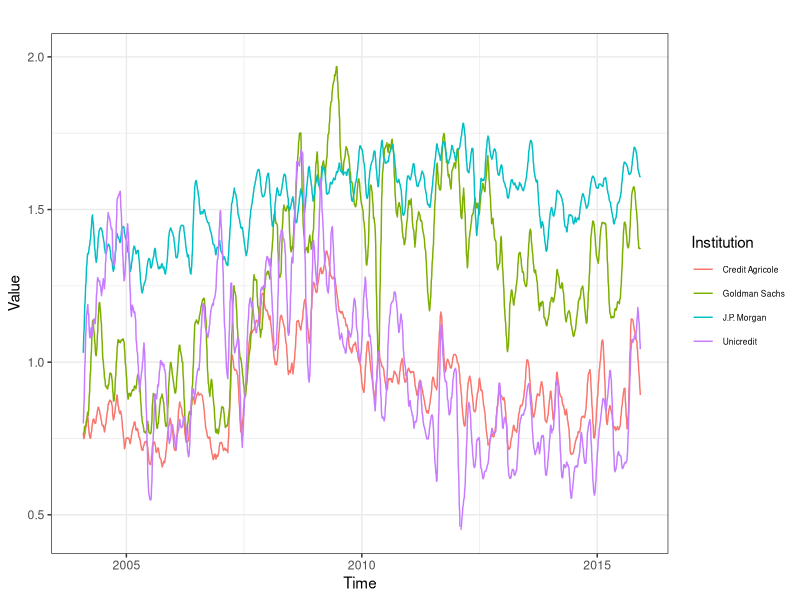

Reproduce this figure in R.
#############################  ..."
##########################  ..."
install.packages("xtable", repos='https://ftp.belnet.be/mirror/CRAN/')
library("xtable")
install.packages("compiler", repos='https://ftp.belnet.be/mirror/CRAN/')
library("compiler")
install.packages("VGAM", repos='https://ftp.belnet.be/mirror/CRAN/')
library("VGAM")
install.packages("nleqslv", repos='https://ftp.belnet.be/mirror/CRAN/')
library("nleqslv")
install.packages("readxl", repos='https://ftp.belnet.be/mirror/CRAN/')
library("readxl")
install.packages("ggrepel", repos='https://ftp.belnet.be/mirror/CRAN/')
library("ggrepel")
install.packages("zoo", repos='https://ftp.belnet.be/mirror/CRAN/')
library("zoo")
install.packages("ggplot2", repos='https://ftp.belnet.be/mirror/CRAN/')
library(ggplot2)

#######################################################

##########
u.Norm<-function(rho,alpha,alpha.prim,u0){

Norm2<-function(x,y,rho){
(1/(2*pi*sqrt(1-rho^2)))*exp(-(x^2+y^2-2*rho*x*y)/(2*(1-rho^2)))
}

xi<-qnorm(alpha.prim)

f.y<-function(y,rho,xi){
z=y
for(i in 1:length(y)){
z[i]<-integrate(Norm2,-Inf, xi, y=y[i], rho=rho)$value
}
z
}


obj.u<-function(u,alpha,alpha.prim,rho,xi){
abs(integrate(f.y,-Inf, u,  rho=rho,xi=xi)$value-alpha*alpha.prim)
}


u<-nlminb(u0,obj.u,alpha=alpha,alpha.prim=alpha.prim,rho=rho,xi=xi)$par

list(xi=xi,u=u)
}

#####################

u.Stud<-function(rho,nu, alpha,alpha.prim,xi0,u0){

St2<-function(x,y,rho,nu){
(1/(2*pi*sqrt(1-rho^2)))*(1+(x^2+y^2-2*rho*x*y)/(nu*(1-rho^2)))^(-(nu+2)/2)
}

densy<-function(y,rho,nu){
z=y
for(i in 1:length(y)){
z[i]<-integrate(St2,-Inf, Inf, y=y[i], rho=rho, nu=nu)$value
}
z
}


obj.xi<-function(y,alpha.prim,rho,nu){
abs(integrate(densy,-Inf, y,  rho=rho, nu=nu)$value-alpha.prim)
}

if(nu!=Inf){
xi<-nlminb(xi0,obj.xi,alpha.prim=alpha.prim,rho=rho,nu=nu)$par
}else{
xi<-qnorm(alpha.prim)
}

f.y<-function(y,rho,nu,xi){
z=y
for(i in 1:length(y)){
z[i]<-integrate(St2,-Inf, xi, y=y[i], nu=nu, rho=rho)$value
}
z
}





obj.u<-function(u,alpha,alpha.prim,rho,nu,xi){
abs(integrate(f.y,-Inf, u,  rho=rho, nu=nu, xi=xi)$value-alpha*alpha.prim)
}

if(nu!=Inf){
u<-nlminb(u0,obj.u,alpha=alpha,alpha.prim=alpha.prim,rho=rho,nu=nu, xi=xi)$par
cte<-sqrt((nu-2)/nu)
}else{
u<-u.Norm(rho,alpha,alpha.prim,u0)$u
cte<-1
}

list(xi=cte*xi,u=cte*u)
}

##### 




# racine carree d'une matrice symmetrique semi-definie positive
Sqrt <- function(Sigma) {
  n<- nrow(Sigma)
  sp<-eigen(Sigma)
  sp$vector%*%sqrt(diag(abs(sp$values)))%*%t(sp$vector)
}


# Inverse (g�n�ralis�e) d'une matrice symmetrique semi-definie positive
Inv <- function(Sigma,tol=sqrt(.Machine$double.eps)) {
  n<- nrow(Sigma)
  sp<-eigen(Sigma)
  sp$vector%*%diag(1/pmax(abs(sp$values),tol))%*%t(sp$vector)
}

##########################################################################
# estime un GARCH bivarié par QMLE et backtest 2 CoVaR
#########################################################################
#pour estimer le modèle de la premiere composante
objf.garch.biv1 <- function(vartheta, eps2, n, sig2init, r0=10){     
         omega <- vartheta[1]
         mat.alpha <- vartheta[2:3]
         beta <- vartheta[4]
sig2<-rep(0,n)
sig2[1]<-sig2init
for(t in 2:n){
sig2[t]<-omega+mat.alpha[1]*(eps2[t-1,1])+mat.alpha[2]*(eps2[t-1,2])+beta*sig2[t-1]
}
qml <- mean(eps2[(r0+1):n,1]/sig2[(r0+1):n]+log(sig2[(r0+1):n]))
qml }

objf.garch.biv1<-cmpfun(objf.garch.biv1)

#pour estimer le modèle de la seconde composante
objf.garch.biv2 <- function(vartheta, eps2, n, sig2init, r0=10){     
         omega <- vartheta[1]
         mat.alpha <- vartheta[2:3]
         beta <- vartheta[4]
sig2init<-mean(eps2[1:r0,2])
sig2<-rep(0,n)
sig2[1]<-sig2init
for(t in 2:n){
sig2[t]<-omega+mat.alpha[1]*(eps2[t-1,1])+mat.alpha[2]*(eps2[t-1,2])+beta*sig2[t-1]
}
qml <- mean(eps2[(r0+1):n,2]/sig2[(r0+1):n]+log(sig2[(r0+1):n]))
qml }

objf.garch.biv2<-cmpfun(objf.garch.biv2)
#################################
# eps<-rend
# est<-estimGARCHbiv(omega.init,mat.alpha.init,beta.init,rend, niv.alpha, niv.alpha.prim, niv.alpha.second)


estimGARCHbiv<- function(omega.init,mat.alpha.init,beta.init,eps, niv.alpha, niv.alpha.prim, niv.alpha.second, 
             petit=sqrt(.Machine$double.eps), r0=10, alpha0=0.10)
     {
n <- length(eps[,1])#plot.ts(eps)
omega<-c(0,0)
beta<-omega
mat.alpha<-matrix(nrow=2,ncol=2)
valinit<-c(omega.init[1],mat.alpha.init[1,1:2],beta.init[1])
eps2<-eps^2
sig2init1<-mean(eps2[1:r0,1])

res <- nlminb(valinit,objf.garch.biv1,lower=c(petit^2,0,0,0),
   upper=c(Inf,Inf,Inf,1),eps2=eps2,n=n,sig2init=sig2init1)
         omega[1] <- res$par[1]
         mat.alpha[1,1:2]<- res$par[2:3]
         beta[1] <- res$par[4]

valinit<-c(omega.init[2],mat.alpha.init[2,1:2],beta.init[2])
sig2init2<-mean(eps2[1:r0,2])

res <- nlminb(valinit,objf.garch.biv2,lower=c(petit^2,0,0,0),
   upper=c(Inf,Inf,Inf,1),eps2=eps2,n=n,sig2init=sig2init2)
         omega[2] <- res$par[1]
         mat.alpha[2,1:2]<- res$par[2:3]
         beta[2] <- res$par[4]

#omega<-omega.init; mat.alpha<-mat.alpha.init; beta<-beta.init

ht<-matrix(0,nrow=n,ncol=2)
eta<-eps
der.sig2.1<-matrix(0,nrow=n,ncol=4)
der.sig2.2<-der.sig2.1

ht[1,]<-c(sig2init1,sig2init2)
eta[1,]<-eps[1,]/sqrt(pmax(ht[1,],petit)) 
for(t in 2:n){
ht[t,]<-omega+mat.alpha%*%eps2[t-1,]+beta*ht[t-1,]
eta[t,]<-eps[t,]/sqrt(pmax(ht[t,],petit))
der.sig2.1[t,]<-c(1,eps2[t-1,1],eps2[t-1,2],ht[t-1,1])+beta[1]*der.sig2.1[t-1,]
der.sig2.2[t,]<-c(1,eps2[t-1,1],eps2[t-1,2],ht[t-1,2])+beta[2]*der.sig2.2[t-1,]
}
#var(eta)
################ 
xi2<-as.numeric(quantile(eta[,2],probs=niv.alpha.prim,type=1))
VaR<--sqrt(ht[,2])*xi2
select<-which(eta[,2]<=xi2)
u.eta<-as.numeric(quantile(eta[select,1],probs=niv.alpha,type=1))
med.sup<-as.numeric(quantile(eta[,2],probs=0.5+niv.alpha.second,type=1))
med.inf<-as.numeric(quantile(eta[,2],probs=0.5-niv.alpha.second,type=1))

select.median<-which((eta[,2]<=med.sup)&(eta[,2]>med.inf))
u.eta.med<-as.numeric(quantile(eta[select.median,1],probs=niv.alpha,type=1))

DeltaCoVaR<--sqrt(ht[,1])*(u.eta-u.eta.med)
#####################
ratio<-rep(0,n)
for(i in 21:n) ratio[i]<-mean(DeltaCoVaR[(i-20):i]/VaR[(i-20):i])

list(omega=omega,mat.alpha=mat.alpha,beta=beta,VaR=mean(VaR),DeltaCoVaR=mean(DeltaCoVaR),ratio=ratio)
}

estimGARCHbiv<-cmpfun(estimGARCHbiv)


############################## 
####################################################

omega.init<-c(0.001,0.001); mat.alpha.init<-matrix(c(0.05,0.01,0.01,0.1),ncol=2,nrow=2); beta.init<-c(0.9,0.85) 
niv.alpha<-0.05; niv.alpha.prim<-0.1; niv.alpha.second<-0.2
####################################
my_data <- read_excel("data_7.1.3.xlsx", sheet = "Prices (local currency)")
str(my_data)
time_series <- as.Date(my_data$Date) # Time axis
first<-which(time_series=="2004-01-02")
last<-which(time_series=="2015-12-01")
n<-last-first+1
names<-names(my_data)
data_frame<-as.data.frame(my_data[first:last,2:19]) 
str(data_frame)
series<-matrix(nrow=n,ncol=18)
for(i in 1:18){
series[,i]<-as.numeric(data_frame[,i])
}
for(i in 1:18){
if(is.na(series[1,i]))series[1,i]<-series[min(which(!is.na(series[,i]))),i]
if(is.na(series[n,i]))series[n,i]<-series[max(which(!is.na(series[,i]))),i]
}
#series[1:20,]
for(i in 1:18){
series[,i]<-na.approx(series[,i])
}
#series[1:20,]

cap <- read_excel("data_7.1.3.xlsx", sheet = "Market Cap (USD)")
str(cap)
time_series_caps <- as.Date(cap$Date) # Time axis
first_caps<-which(time_series=="2004-01-02")
last_caps<-which(time_series=="2015-12-01")
n_caps<-last_caps-first_caps+1

cap_frame<-as.data.frame(cap[first:last,2:19]) 
str(cap_frame)
caps<-matrix(nrow=n,ncol=18)
for(i in 1:18){
caps[,i]<-as.numeric(cap_frame[,i])
}
#caps[1:5,17:18]

for(i in 1:18){
if(is.na(caps[1,i]))caps[1,i] <-caps[min(which(!is.na(caps[ ,i]))),i]
if(is.na(caps[n,i]))caps[n,i] <-caps[max(which(!is.na(caps[ ,i]))),i]
}

for(i in 1:18){
caps[,i]<-na.approx(caps[,i])
}
#caps[1:20,] caps[n,] caps[1,]


returns<-matrix(0,nrow=n,ncol=18)

for(i in 1:18){
returns[2:n,i]<-100*log(series[2:n,i]/series[1:(n-1),i])
}

return_sys<-rep(0,n)
for(i in 1:n){
total_cap<-sum(caps[i,])
for(j in 1:18){
return_sys[i]<-return_sys[i]+returns[i,j]*caps[i,j]/total_cap
}
}

#plot.ts(cbind(return_sys,returns[,1:3]))

date.weights<-which(time_series=="2010-10-01")
total_cap<-sum(caps[date.weights-first+1,])
weights<-rep(0,18)
for(j in 1:18){
weights[j]<-caps[date.weights-first+1,j]/total_cap
}

names
100*weights

correl<-rep(0,18)
for(j in 1:18){
correl[j]<-cor(returns[2:n,j],return_sys[2:n])
}

names
order(correl)
names[order(correl)+1]

str(returns)


omega.init<-c(0.001,0.001); mat.alpha.init<-matrix(c(0.05,0.01,0.01,0.1),ncol=2,nrow=2); beta.init<-c(0.9,0.85) 
niv.alpha<-0.05; niv.alpha.prim<-0.1; niv.alpha.second<-0.2

institutions <-names[2:19]
years <- time_series[first:last]
length(years)
values<-numeric()
length(values)<-4*length(years)
str(values)

VaR<-rep(0,18)
DeltaCoVaR<-VaR
Size<-VaR

for(i in 1:18){
rend<-cbind(return_sys[2:n],returns[2:n,i])# str(rend)
est<-estimGARCHbiv(omega.init,mat.alpha.init,beta.init,rend, niv.alpha, niv.alpha.prim, niv.alpha.second)
str(est)
omega.init<-est$omega
mat.alpha.init<-est$mat.alpha
beta.init<-est$beta
VaR[i]<-est$VaR
DeltaCoVaR[i]<-est$DeltaCoVaR
Size[i]<-sum(caps[,i])
if(i==1)values[22:n]<-est$ratio[21:(n-1)]
if(i==2)values[(n+22):(2*n)]<-est$ratio[21:(n-1)]
if(i==3)values[(2*n+22):(3*n)]<-est$ratio[21:(n-1)]
if(i==10)values[(3*n+22):(4*n)]<-est$ratio[21:(n-1)]
}


# 
data <- data.frame(
  Time = rep(years, times = 4),
  Value = values,
  Institution = rep(c("J.P. Morgan", "Unicredit", "Goldman Sachs", "Credit Agricole"), each = n)
)
str(data)

# Create the plot
p<-ggplot(data, aes(x = Time, y = Value, color = Institution)) +
  geom_line(size = 0.5) +  # Line plot for each institution
  labs(title = "",
       x = "Time",
       y = "Value",
       color = "Institution") +  # Axis labels and legend title
  scale_y_continuous(limits = c(0.45, 2.0)) +  # Set y-axis limits
  theme_bw()  +  # Clean, minimal theme
  theme(
    plot.title = element_text(hjust = 0.5),  # Center the plot title
legend.text = element_text(size = 6)   
)

ggsave("figure4.pdf", plot = p, width = 8, height = 4)  
